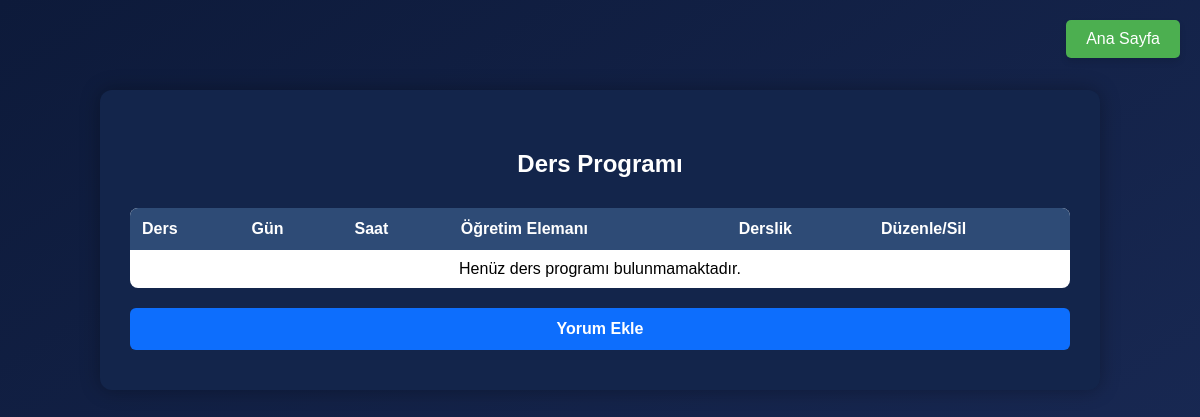
Page /uni/ders-programi/ on the earlier database version.
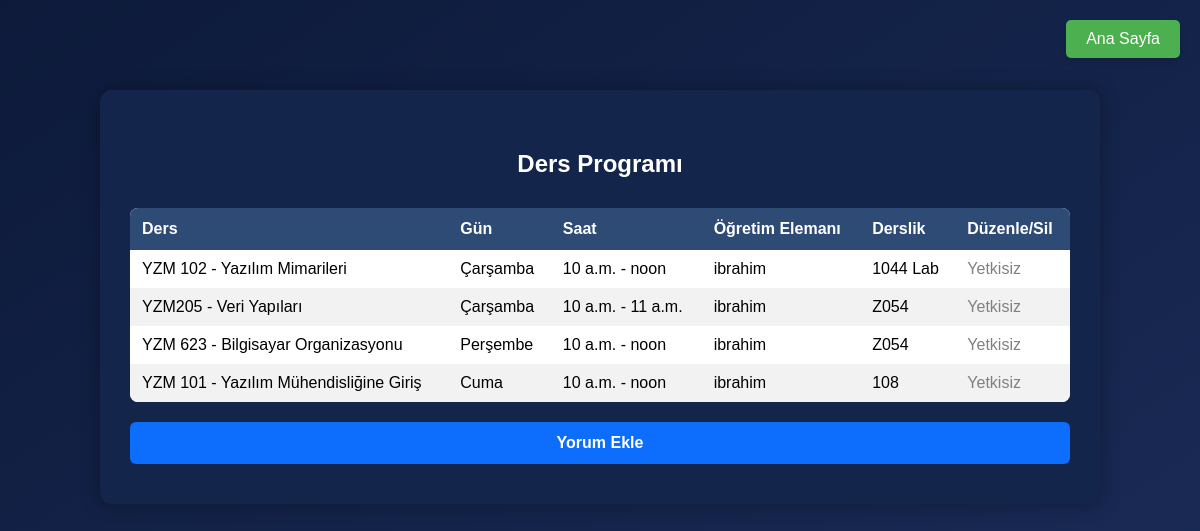
Same page on the later database version.
### uni/models.py (models this page shows, shortened)
class DersProgrami(models.Model):
    GUNLER = [
        ('Pazartesi', 'Pazartesi'),
        ('Salı', 'Salı'),
        ('Çarşamba', 'Çarşamba'),
        ('Perşembe', 'Perşembe'),
        ('Cuma', 'Cuma'),
    ]
    ders = models.ForeignKey(Ders, on_delete=models.CASCADE)
    derslik = models.ForeignKey(Derslik, on_delete=models.CASCADE)
    ogretim_elemani = models.ForeignKey(User, on_delete=models.CASCADE, limit_choices_to={'role': 'akademisyen'})
    gun = models.CharField(max_length=10, choices=GUNLER)
    baslangic_saati = models.TimeField()
    bitis_saati = models.TimeField()
    class Meta:
        unique_together = ['ders', 'gun', 'baslangic_saati']

class Ders(models.Model):
    kod = models.CharField(max_length=10, unique=True)
    ad = models.CharField(max_length=100)
    ogrenci_sayisi = models.IntegerField(default=0)
    kredi = models.IntegerField()
    bolum = models.CharField(max_length=100)
    def __str__(self):
        return f"{self.kod} - {self.ad}"

class CustomUser(AbstractUser):
    ROLE_CHOICES = (
        ('bolum_baskani', 'Bölüm Başkanı'),
        ('bolum_sekreteri', 'Bölüm Sekreteri'),
        ('akademisyen', 'Akademisyen'),
        ('ogrenci', 'Öğrenci'),
    )
    role = models.CharField(max_length=20, choices=ROLE_CHOICES, null=True, blank=True)

class Derslik(models.Model):
    ad = models.CharField(max_length=50, unique=True)
    kapasite = models.IntegerField()
    def __str__(self):
        return self.ad

### uni/views.py (the view)
# urls.py: path('ders-programi/', ders_programi_list, name='ders_programi_list'),
def ders_programi_list(request):
    gun_sirasi = {
        'Pazartesi': 0,
        'Salı': 1,
        'Çarşamba': 2,
        'Perşembe': 3,
        'Cuma': 4,
    }
    programlar = DersProgrami.objects.all()
    programlar = sorted(programlar, key=lambda x: (gun_sirasi.get(x.gun, 5), x.baslangic_saati))
    return render(request, 'ders_programi_list.html', {'programlar': programlar})

### uni/templates/ders_programi_list.html (shortened to what this page needs)
{% extends "base.html" %}
{% block content %}
<a href="{% url 'home' %}" class="btn-home">Ana Sayfa</a>
<div class="card">
    <h2>Ders Programı</h2>
    <table>
        <thead>
            <tr>
                <th>Ders</th>
                <th>Gün</th>
                <th>Saat</th>
                <th>Öğretim Elemanı</th>
                <th>Derslik</th>
                <th>Düzenle/Sil</th>
            </tr>
        </thead>
        <tbody>
            {% for program in programlar %}
            <tr>
                <td>{{ program.ders }}</td>
                <td>{{ program.gun }}</td>
                <td>{{ program.baslangic_saati }} - {{ program.bitis_saati }}</td>
                <td>{{ program.ogretim_elemani }}</td>
                <td>{{ program.derslik }}</td>
                <td>
                    {% if request.user.role == "bolum_baskani" or request.user.role == "bolum_sekreteri" %}
                    <a href="{% url 'ders_programi_duzenle' program.id %}" class="btn-sil" style="background-color: #0d6efd; margin-right: 5px;">Düzenle</a>
                    <a href="{% url 'ders_programi_sil' program.id %}" class="btn-sil">Sil</a>
                    {% else %}
                    <span style="color: gray;">Yetkisiz</span>
                    {% endif %}
                </td>
            </tr>
            {% empty %}
            <tr>
                <td colspan="6" style="text-align: center;">Henüz ders programı bulunmamaktadır.</td>
            </tr>
            {% endfor %}
        </tbody>
    </table>
    {% if request.user.role == "bolum_baskani" or request.user.role == "bolum_sekreteri" %}
    <a href="{% url 'ders_programi_ekle' %}" class="btn-ekle">Yeni Ders Ekle</a>
    <form method="post" action="{% url 'ders_programi_onayla' %}">
    {% csrf_token %}
        <button type="submit" class="btn-mavi">Ders Programını Onayla</button>
    </form>
    {% else %}
    <div style="text-align: center;">
    <a href="{% url 'yorum_ekle' %}" class="btn-mavi">Yorum Ekle</a>
    </div>
    {% endif %}
</div>
{% endblock %}

Differences in the rows shown:
added DersProgrami: ders "YZM 102 - Yazılım Mimarileri", gun "Çarşamba", baslangic_saati "10 a.m.", bitis_saati "noon", ogretim_elemani "ibrahim", derslik "1044 Lab"
added DersProgrami: ders "YZM205 - Veri Yapıları", gun "Çarşamba", baslangic_saati "10 a.m.", bitis_saati "11 a.m.", ogretim_elemani "ibrahim", derslik "Z054"
added DersProgrami: ders "YZM 623 - Bilgisayar Organizasyonu", gun "Perşembe", baslangic_saati "10 a.m.", bitis_saati "noon", ogretim_elemani "ibrahim", derslik "Z054"
added DersProgrami: ders "YZM 101 - Yazılım Mühendisliğine Giriş", gun "Cuma", baslangic_saati "10 a.m.", bitis_saati "noon", ogretim_elemani "ibrahim", derslik "108"
Other differences:
text no longer shown: "Henüz ders programı bulunmamaktadır."
